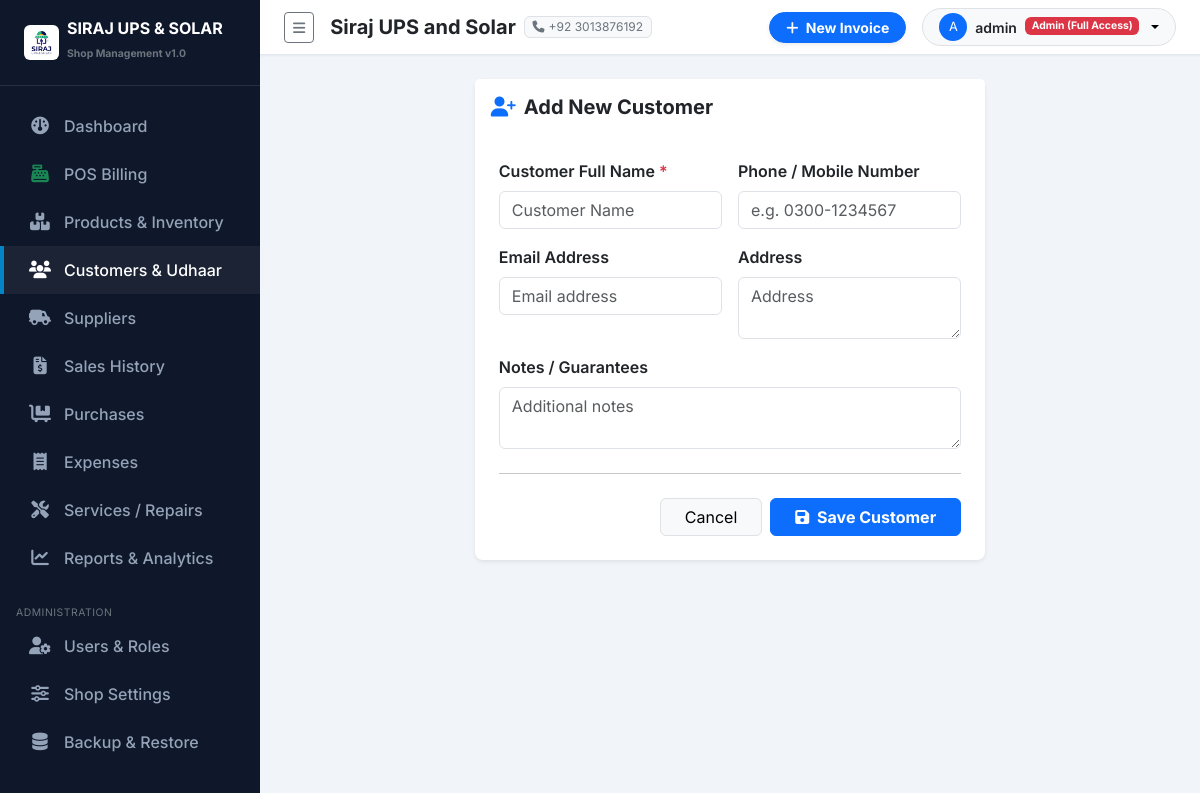
Screenshot of /customers/add/ (signed in) with the database file from the repository.
### purchases/settings_app/models.py (models this page shows, shortened)
class ShopSettings(models.Model):
    shop_name = models.CharField(max_length=200, default="Siraj UPS and Solar")
    subtitle = models.CharField(max_length=255, default="UPS | Solar Systems | Batteries | Inverters | Accessories")
    address = models.TextField(default="Main Market, Shop #12, City Center")
    phone = models.CharField(max_length=50, default="+92 300 1234567")
    whatsapp = models.CharField(max_length=50, default="+92 300 1234567")
    email = models.EmailField(default="contact@sirajupssolar.com", blank=True)
    ntn_number = models.CharField(max_length=50, blank=True, help_text="NTN / Tax Number")
    invoice_footer = models.TextField(default="Thank you for choosing Siraj UPS and Solar! Goods once sold are non-refundable after 7 days.")
    logo = models.ImageField(upload_to='shop_logo/', blank=True, null=True)
    class Meta:
        verbose_name = "Shop Setting"
        verbose_name_plural = "Shop Settings"
    @classmethod
    def get_settings(cls):
        obj, created = cls.objects.get_or_create(id=1)
        return obj

### accounts/models.py (models this page shows, shortened)
class UserProfile(models.Model):
    ROLE_ADMIN = 'ADMIN'
    ROLE_STAFF = 'STAFF'
    ROLE_CHOICES = [
        (ROLE_ADMIN, 'Admin (Full Access)'),
        (ROLE_STAFF, 'Staff / Cashier'),
    ]
    user = models.OneToOneField(User, on_delete=models.CASCADE, related_name='profile')
    role = models.CharField(max_length=20, choices=ROLE_CHOICES, default=ROLE_STAFF)
    phone = models.CharField(max_length=30, blank=True)
    address = models.CharField(max_length=255, blank=True)
    is_active_staff = models.BooleanField(default=True)
    def is_admin(self):
        return self.role == self.ROLE_ADMIN or self.user.is_superuser

### customers/views.py (the view)
# urls.py: path('add/', views.customer_create, name='customer_create'),
@login_required
def customer_create(request):
    if request.method == 'POST':
        form = CustomerForm(request.POST)
        if form.is_valid():
            c = form.save()
            messages.success(request, f"Customer '{c.name}' created successfully!")
            if request.headers.get('X-Requested-With') == 'XMLHttpRequest':
                return JsonResponse({'success': True, 'id': c.id, 'name': c.name, 'phone': c.phone})
            return redirect('customers:customer_detail', pk=c.pk)
    else:
        form = CustomerForm()
    return render(request, 'customers/customer_form.html', {'form': form, 'title': 'Add New Customer'})

### customers/forms.py
class CustomerForm(forms.ModelForm):
    class Meta:
        model = Customer
        fields = ['name', 'phone', 'address', 'email', 'notes']
        widgets = {
            'name': forms.TextInput(attrs={'class': 'form-control', 'placeholder': 'Customer Name'}),
            'phone': forms.TextInput(attrs={'class': 'form-control', 'placeholder': 'e.g. 0300-1234567'}),
            'address': forms.Textarea(attrs={'class': 'form-control', 'rows': 2, 'placeholder': 'Address'}),
            'email': forms.EmailInput(attrs={'class': 'form-control', 'placeholder': 'Email address'}),
            'notes': forms.Textarea(attrs={'class': 'form-control', 'rows': 2, 'placeholder': 'Additional notes'}),
        }

### templates/customers/customer_form.html (shortened to what this page needs)
{% extends 'base.html' %}
{% block content %}
<div class="row justify-content-center">
    <div class="col-md-7">
        <div class="card border-0 shadow-sm rounded-3">
            <div class="card-header bg-white py-3 border-0">
                <h5 class="fw-bold mb-0 text-dark"><i class="fa-solid fa-user-plus me-2 text-primary"></i>{{ title }}</h5>
            </div>
            <div class="card-body p-4">
                <form method="post">
                    <div class="row g-3">
                        <div class="col-md-6">
                            <label class="form-label fw-semibold">Customer Full Name <span class="text-danger">*</span></label>
                            {{ form.name }}
                        </div>
                        <div class="col-md-6">
                            <label class="form-label fw-semibold">Phone / Mobile Number</label>
                            {{ form.phone }}
                        </div>
                        <div class="col-md-6">
                            <label class="form-label fw-semibold">Email Address</label>
                            {{ form.email }}
                        </div>
                        <div class="col-md-6">
                            <label class="form-label fw-semibold">Address</label>
                            {{ form.address }}
                        </div>
                        <div class="col-md-12">
                            <label class="form-label fw-semibold">Notes / Guarantees</label>
                            {{ form.notes }}
                        </div>
                    </div>
                    <hr class="my-4">
                    <div class="d-flex justify-content-end gap-2">
                        <a href="{% url 'customers:customer_list' %}" class="btn btn-light border px-4">Cancel</a>
                        <button type="submit" class="btn btn-primary px-4 fw-bold"><i class="fa-solid fa-save me-1"></i> Save Customer</button>
                    </div>
                </form>
            </div>
        </div>
    </div>
</div>
{% endblock %}

### templates/sidebar.html (shortened to what this page needs)
{% load static %}
<div id="sidebar-wrapper">
    <div class="sidebar-heading d-flex align-items-center gap-2">
        {% if shop_settings and shop_settings.logo %}
            <img src="{{ shop_settings.logo.url }}" alt="Logo" style="max-height: 35px;" class="rounded">
        {% else %}
            <i class="fa-solid fa-bolt text-warning fs-4"></i>
        {% endif %}
        <div>
            <div class="lh-1 text-white fs-6">SIRAJ UPS & SOLAR</div>
            <small class="text-secondary style-sub" style="font-size: 0.65rem;">Shop Management v1.0</small>
        </div>
    </div>
    <div class="sidebar-nav">
        <a href="{% url 'dashboard:index' %}" class="nav-link {% if request.resolver_match.app_name == 'dashboard' %}active{% endif %}">
            <i class="fa-solid fa-gauge"></i> Dashboard
        </a>
        <a href="{% url 'sales:pos_billing' %}" class="nav-link {% if request.resolver_match.url_name == 'pos_billing' %}active{% endif %}">
            <i class="fa-solid fa-cash-register text-success"></i> POS Billing
        </a>
        <a href="{% url 'products:product_list' %}" class="nav-link {% if request.resolver_match.app_name == 'products' %}active{% endif %}">
            <i class="fa-solid fa-boxes-stacked"></i> Products & Inventory
        </a>
        <a href="{% url 'customers:customer_list' %}" class="nav-link {% if request.resolver_match.app_name == 'customers' %}active{% endif %}">
            <i class="fa-solid fa-users"></i> Customers & Udhaar
        </a>
        <a href="{% url 'suppliers:supplier_list' %}" class="nav-link {% if request.resolver_match.app_name == 'suppliers' %}active{% endif %}">
            <i class="fa-solid fa-truck-field"></i> Suppliers
        </a>
        <a href="{% url 'sales:sale_list' %}" class="nav-link {% if request.resolver_match.app_name == 'sales' and request.resolver_match.url_name != 'pos_billing' %}active{% endif %}">
            <i class="fa-solid fa-file-invoice-dollar"></i> Sales History
        </a>
        <a href="{% url 'purchases:purchase_list' %}" class="nav-link {% if request.resolver_match.app_name == 'purchases' %}active{% endif %}">
            <i class="fa-solid fa-cart-flatbed"></i> Purchases
        </a>
        <a href="{% url 'expenses:expense_list' %}" class="nav-link {% if request.resolver_match.app_name == 'expenses' %}active{% endif %}">
            <i class="fa-solid fa-receipt"></i> Expenses
        </a>
        <a href="{% url 'services:service_list' %}" class="nav-link {% if request.resolver_match.app_name == 'services' %}active{% endif %}">
            <i class="fa-solid fa-screwdriver-wrench"></i> Services / Repairs
        </a>
        <a href="{% url 'reports:index' %}" class="nav-link {% if request.resolver_match.app_name == 'reports' %}active{% endif %}">
            <i class="fa-solid fa-chart-line"></i> Reports & Analytics
        </a>
        {% if user.profile.is_admin %}
        <small class="text-uppercase text-secondary px-3 style-sub" style="font-size: 0.65rem; letter-spacing: 0.05em;">Administration</small>
        <a href="{% url 'accounts:user_list' %}" class="nav-link {% if request.resolver_match.app_name == 'accounts' %}active{% endif %}">
            <i class="fa-solid fa-user-gear"></i> Users & Roles
        </a>
        <a href="{% url 'settings_app:shop_settings' %}" class="nav-link {% if request.resolver_match.app_name == 'settings_app' and request.resolver_match.url_name == 'shop_settings' %}active{% endif %}">
            <i class="fa-solid fa-sliders"></i> Shop Settings
        </a>
        <a href="{% url 'settings_app:backup_restore' %}" class="nav-link {% if request.resolver_match.url_name == 'backup_restore' %}active{% endif %}">
            <i class="fa-solid fa-database"></i> Backup & Restore
        </a>
        {% endif %}
    </div>
</div>

### templates/navbar.html (shortened to what this page needs)
{% load static %}
<nav class="navbar navbar-expand-lg top-navbar px-4 py-2">
    <div class="container-fluid p-0">
        <button class="btn btn-sm btn-outline-secondary me-3" id="sidebarToggle">
            <i class="fa-solid fa-bars"></i>
        </button>
        <div class="d-none d-md-flex align-items-center gap-2 me-auto">
            <span class="fw-bold text-dark fs-5">{{ shop_settings.shop_name }}</span>
            <span class="badge bg-light text-secondary border fw-normal"><i class="fa-solid fa-phone me-1"></i>{{ shop_settings.phone }}</span>
        </div>
        <div class="d-flex align-items-center gap-3">
            <a href="{% url 'sales:pos_billing' %}" class="btn btn-primary btn-sm px-3 fw-bold rounded-pill shadow-sm">
                <i class="fa-solid fa-plus me-1"></i> New Invoice
            </a>
            <div class="dropdown">
                <button class="btn btn-light btn-sm dropdown-toggle d-flex align-items-center gap-2 border rounded-pill px-3" type="button" data-bs-toggle="dropdown">
                    <div class="bg-primary text-white rounded-circle d-flex align-items-center justify-content-center" style="width: 28px; height: 28px; font-size: 0.8rem;">
                        {{ user.username|first|upper }}
                    </div>
                    <span class="fw-semibold text-dark">{{ user.username }}</span>
                    <span class="badge {% if user.profile.is_admin %}bg-danger{% else %}bg-info text-dark{% endif %}" style="font-size: 0.65rem;">
                        {{ user.profile.get_role_display }}
                    </span>
                </button>
            </div>
        </div>
    </div>
</nav>

### purchases/static/css/custom.css (style rules this page uses)
:root { --primary-color: #0284c7; --primary-hover: #0369a1; --dark-bg: #0f172a; --dark-surface: #1e293b; --light-bg: #f8fafc; --card-shadow: 0 4px 6px -1px rgba(0, 0, 0, 0.05), 0 2px 4px -1px rgba(0, 0, 0, 0.03); --border-color: #e2e8f0; }
body { font-family: 'Inter', sans-serif; background-color: #f1f5f9; color: #334155; overflow-x: hidden; }
#sidebar-wrapper { min-height: 100vh; width: 260px; background-color: var(--dark-bg); color: #f8fafc; transition: margin 0.25s ease-out; }
#sidebar-wrapper .sidebar-heading { padding: 1.25rem 1.5rem; font-size: 1.2rem; font-weight: 700; color: #ffffff; border-bottom: 1px solid rgba(255, 255, 255, 0.1); }
.sidebar-nav { padding: 1rem 0; }
.sidebar-nav .nav-link { padding: 0.75rem 1.5rem; color: #94a3b8; font-weight: 500; display: flex; align-items: center; gap: 0.75rem; transition: all 0.2s ease-in-out; border-left: 4px solid transparent; }
.sidebar-nav .nav-link:hover, .sidebar-nav .nav-link.active { color: #ffffff; background-color: rgba(255, 255, 255, 0.05); border-left-color: var(--primary-color); }
.sidebar-nav .nav-link i { font-size: 1.1rem; width: 24px; text-align: center; }
.top-navbar { background-color: #ffffff; border-bottom: 1px solid var(--border-color); box-shadow: 0 1px 2px 0 rgba(0, 0, 0, 0.05); }

### rows the page displays
ShopSettings: logo (picture), shop_name "Siraj UPS and Solar", phone "+92 3013876192"

### other values shown
{{ user.username|first|upper }} "A"
{{ user.username }} "admin"
{{ user.profile.get_role_display }} "Admin (Full Access)"
{{ title }} "Add New Customer"
